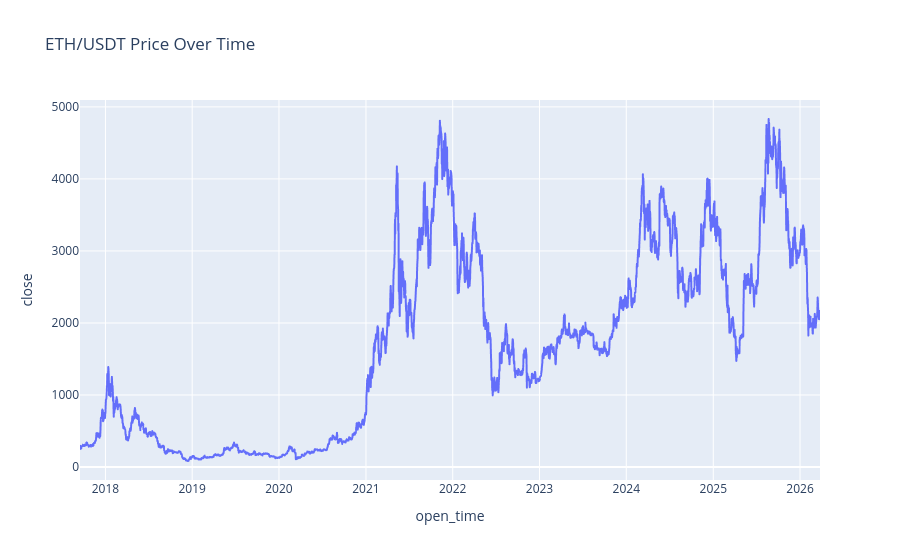

Source (notebook cell):
### Markdown cell above
**Ethereum Price Over Time**

### Code cell
figure=px.line(df, x="open_time", y="close", title="ETH/USDT Price Over Time")
figure.show()

### Figure 1 — Plotly figure (JSON) as saved in the notebook; plotly's stock layout.template omitted (floating-point values rounded to 4 significant figures; data arrays with more than 128 entries replaced by an {"elided": "..."} marker saying what was removed)
{"data": [{"hovertemplate": "open_time=%{x}<br>close=%{y}<extra></extra>", "legendgroup": "", "line": {"color": "#636efa", "dash": "solid"}, "marker": {"symbol": "circle"}, "mode": "lines", "name": "", "showlegend": false, "type": "scattergl", "x": {"elided": "3114 str values"}, "xaxis": "x", "y": {"elided": "3114 float values"}, "yaxis": "y"}], "layout": {"legend": {"tracegroupgap": 0}, "title": {"text": "ETH/USDT Price Over Time"}, "xaxis": {"anchor": "y", "domain": [0, 1], "title": {"text": "open_time"}}, "yaxis": {"anchor": "x", "domain": [0, 1], "title": {"text": "close"}}}}
